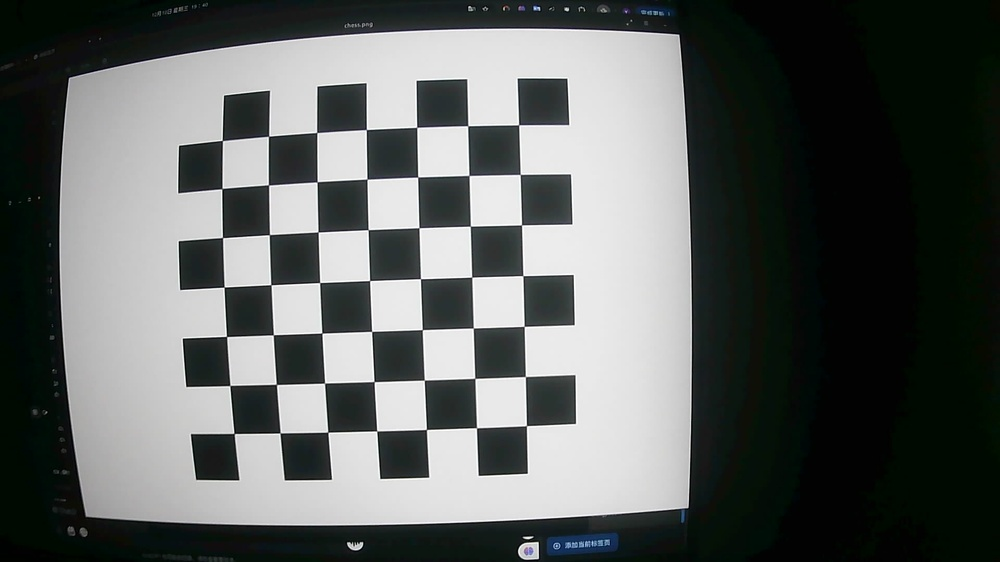
#> input picture imgs/1.jpeg, 1000 x 562 px, shrunk from 1920 x 1080 before the run; its folder holds only this picture in this run
$ python calibrate.py
#> lines starting #> are read from the running program, lines starting #| are printed output that depends on the picture; long printed decimals are rounded
import numpy as np
import cv2 as cv
import glob

# 定义终止条件
criteria = (cv.TERM_CRITERIA_EPS + cv.TERM_CRITERIA_MAX_ITER, 30, 0.001)

# 准备棋盘格角点的对象点
W_num = 7  # 横向角点数
H_num = 7  # 纵向角点数
objp = np.zeros((W_num * H_num, 3), np.float32)
objp[:, :2] = np.mgrid[0:W_num, 0:H_num].T.reshape(-1, 2)

# 用于存储所有图像的对象点和图像点的数组
objpoints = []  # 真实世界中的三维点
imgpoints = []  # 图像平面中的二维点

# 获取imgs目录下所有的图像文件路径
image_files = glob.glob('imgs/*.jpeg')  # 可以根据需要修改路径和扩展名

for fname in image_files:
    # 读取图像
    img = cv.imread(fname, cv.IMREAD_COLOR)
#> img is the input picture: shape (562, 1000, 3); mean B, G, R 96.2, 98, 94.2
    if img is None:
        print(f"无法加载图像: {fname}")
        continue

    another = img.copy()

    # 将图像转换为灰度图像
    gray = cv.cvtColor(img, cv.COLOR_BGR2GRAY)

    # 寻找棋盘格角点
    ret, corners = cv.findChessboardCorners(gray, (W_num, H_num), None)
#> ret = True; corners = 49 rows, first 8: [526.5, 425.6], [476.5, 427.8], [426.4, 429.5], [376.8, 431], [327.8, 432.1], [280, 432.9], [234.2, 433.5], [525.4, 376.6]

    # 如果找到，添加对象点和图像点（并对它们进行细化）
    if ret:
        objpoints.append(objp)
        corners2 = cv.cornerSubPix(gray, corners, (11, 11), (-1, -1), criteria)
#> corners2 = 49 rows, first 8: [526.4, 425.7], [476.5, 427.7], [426.4, 429.5], [376.7, 430.9], [327.8, 432.2], [280.1, 432.9], [234.1, 433.5], [525.3, 376.5]
        imgpoints.append(corners2)

        # 绘制并显示角点
        # cv.drawChessboardCorners(img, (W_num, H_num), corners2, ret)
        # cv.imshow(f"Chessboard {fname}", img)
        # cv.waitKey(100)  # 每张图像显示100ms

# 进行相机标定
ret, mtx, dist, rvecs, tvecs = cv.calibrateCamera(objpoints, imgpoints, gray.shape[::-1], None, None)
#> ret = 0.0828; mtx = [[1094.5, 0, 537.8], [0, 1095, 367.4], [0, 0, 1]]; dist = [[-0.702, 0.263, -0.015, -0.0194, -0.459]]; rvecs = ([-0.146, -0.233, 3.1],); tvecs = ([-0.224, 1.17, 21.86],)

# 打印畸变参数和相机内参
print("Distortion Coefficients:\n", dist)
#| Distortion Coefficients:
#|  [[-0.7023  0.2631 -0.01504 -0.01941 -0.4589]]
print("Camera Matrix:\n", mtx)
#| Camera Matrix:
#|  [[1.09454182e+03 0.00000000e+00 5.37754548e+02]
#|  [0.00000000e+00 1.09504555e+03 3.67357235e+02]
#|  [0.00000000e+00 0.00000000e+00 1.00000000e+00]]

# 获取最优新相机矩阵
print(img.shape)
#| (562, 1000, 3)
h, w = img.shape[:2]
#> h = 562; w = 1000
newcameramtx, roi = cv.getOptimalNewCameraMatrix(mtx, dist, (w, h), 0, (w, h))
#> newcameramtx = [[1094.5, 0, 537.8], [0, 1083.1, 363.4], [0, 0, 1]]; roi = (0, 0, 999, 561)

# 畸变校正
for fname in image_files:
    img = cv.imread(fname, cv.IMREAD_COLOR)
    dst = cv.undistort(img, mtx, dist, None, newcameramtx)
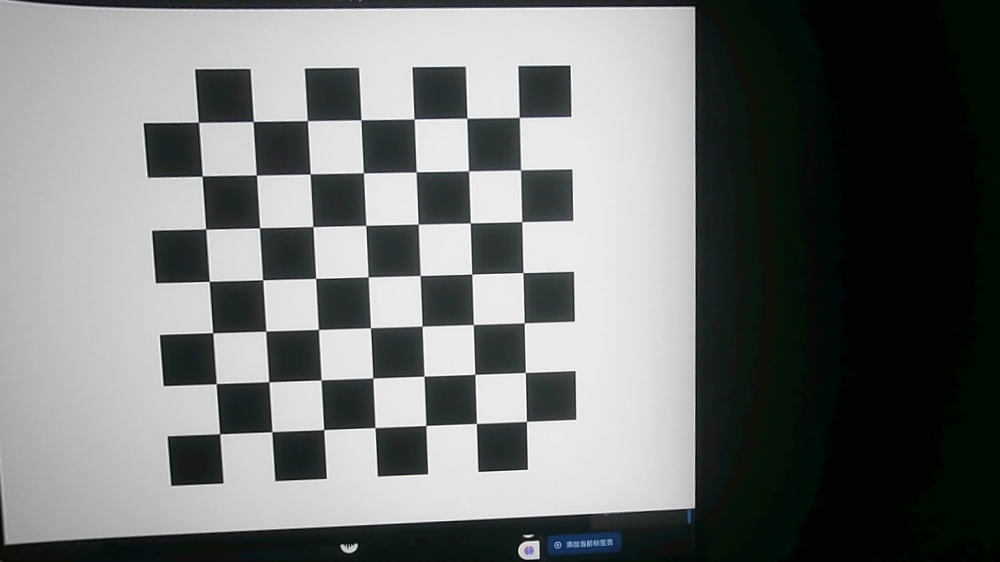
#> dst: shape (562, 1000, 3); mean B, G, R 114.6, 115.5, 112.8

    # 显示原图和校正后的图像
    # cv.imshow(f'Original Image: {fname}', img)
    # cv.imshow(f'Undistorted Image: {fname}', dst)
    # cv.waitKey(0)

cv.destroyAllWindows()

$ run again, on imgs/13.jpeg
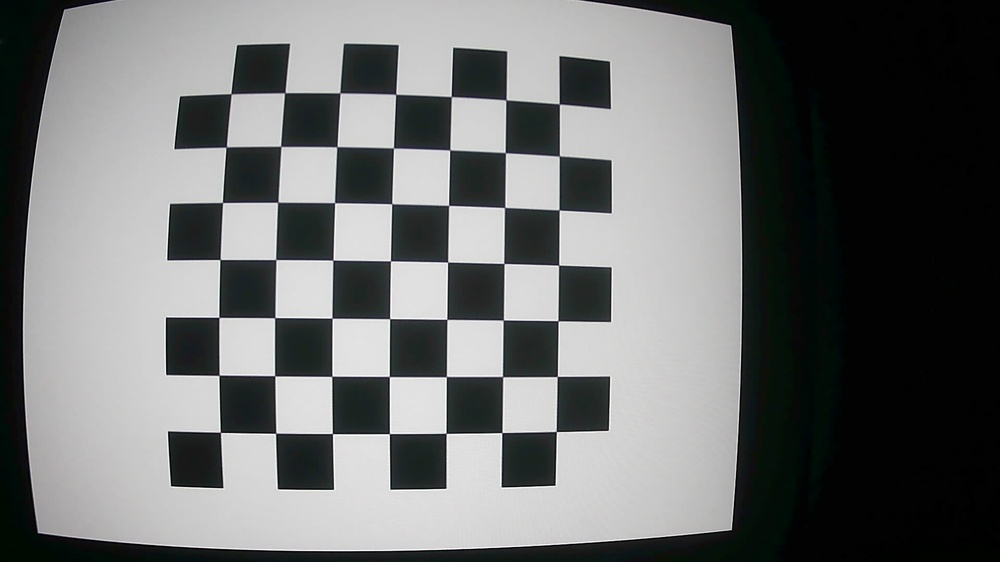
#> input picture imgs/13.jpeg, 1000 x 562 px, shrunk from 1920 x 1080 before the run
#> img is the input picture: shape (562, 1000, 3); mean B, G, R 110.5, 110.8, 109
#> `ret, corners = cv.findChessboardCorners(gray, (W_num, H_num), None)`: ret = True; corners = 49 rows, first 8: [231, 93.71], [284.9, 92.68], [340, 92.81], [395.7, 94.24], [451.3, 96.59], [505.9, 99.85], [559.3, 104], [226.3, 147]
#> corners2 = 49 rows, first 8: [231, 93.74], [284.7, 92.72], [340, 92.86], [395.6, 94.26], [451.3, 96.59], [505.9, 99.83], [559.3, 103.9], [226.2, 147]
#> `ret, mtx, dist, rvecs, tvecs = cv.calibrateCamera(objpoints, imgpoints..`: ret = 0.0716; mtx = [[823.7, 0, 463.8], [0, 812.7, 372.8], [0, 0, 1]]; dist = [[-0.37, -0.0664, -0.0143, 0.0199, 0.322]]; rvecs = ([0.0347, -0.21, 0.0048],); tvecs = ([-4.17, -4.93, 13.21],)
#| Distortion Coefficients:
#|  [[-0.3701 -0.06638 -0.01431  0.01994  0.3224]]
#| Camera Matrix:
#|  [[823.733   0.         463.795]
#|  [  0.         812.675 372.774]
#|  [  0.           0.           1.        ]]
#| (562, 1000, 3)
#> newcameramtx = [[696.1, 0, 491.2], [0, 768.2, 377.5], [0, 0, 1]]; roi = (0, 0, 999, 561)
#> `dst = cv.undistort(img, mtx, dist, None, newcameramtx)`:
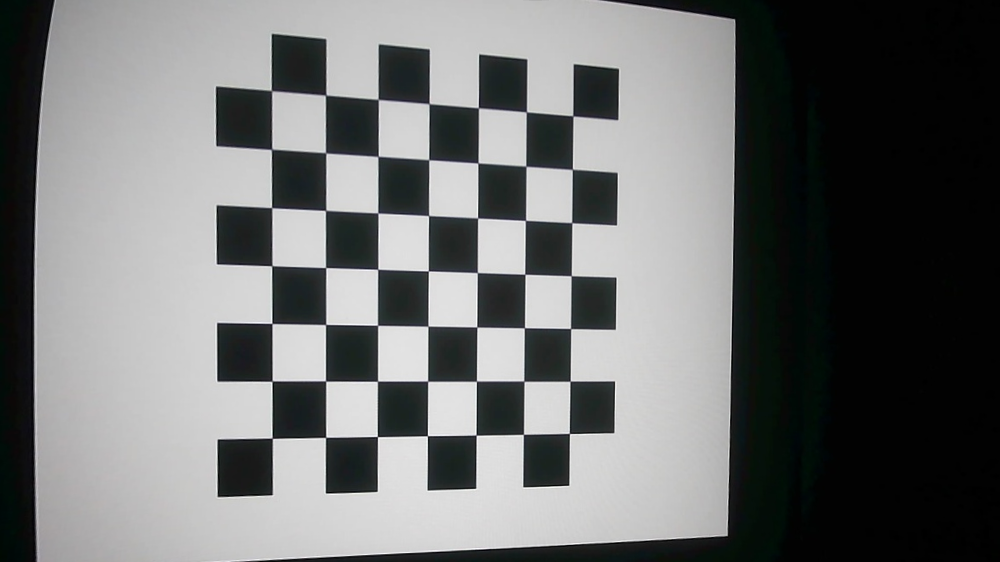
#> dst: shape (562, 1000, 3); mean B, G, R 112.2, 112.5, 110.9

$ run again, on imgs/14.jpeg
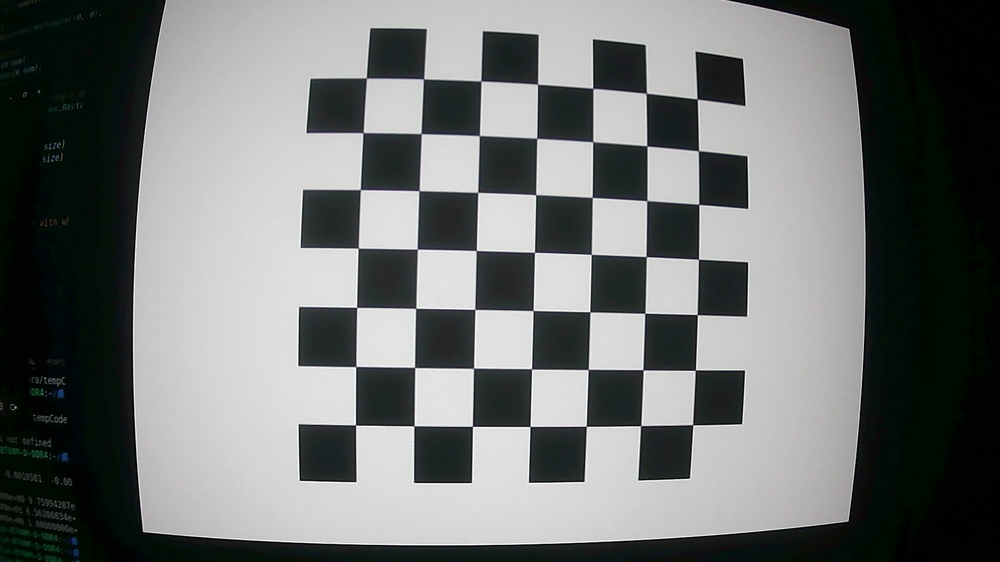
#> input picture imgs/14.jpeg, 1000 x 562 px, shrunk from 1920 x 1080 before the run
#> img is the input picture: shape (562, 1000, 3); mean B, G, R 113.1, 114.2, 111.2
#> `ret, corners = cv.findChessboardCorners(gray, (W_num, H_num), None)`: ret = True; corners = 49 rows, first 8: [366.4, 77.94], [423.5, 78.92], [481, 80.92], [537.5, 84.05], [592.9, 88.28], [646.3, 93.2], [697, 99.07], [363.2, 132.7]
#> corners2 = 49 rows, first 8: [366.4, 78], [423.5, 78.91], [481, 80.95], [537.5, 84.18], [592.8, 88.29], [646.3, 93.29], [697.2, 99.06], [363, 132.6]
#> `ret, mtx, dist, rvecs, tvecs = cv.calibrateCamera(objpoints, imgpoints..`: ret = 0.0712; mtx = [[708, 0, 464.3], [0, 705.8, 327.9], [0, 0, 1]]; dist = [[-0.293, 0.038, 0.00473, 0.0149, -0.05]]; rvecs = ([0.044, -0.11, 0.0195],); tvecs = ([-1.72, -4.34, 11.57],)
#| Distortion Coefficients:
#|  [[-0.2927  0.03796  0.004726  0.01491 -0.05005]]
#| Camera Matrix:
#|  [[707.979   0.         464.323]
#|  [  0.         705.820 327.867 ]
#|  [  0.           0.           1.        ]]
#| (562, 1000, 3)
#> newcameramtx = [[708, 0, 464.3], [0, 705.8, 327.9], [0, 0, 1]]; roi = (0, 0, 999, 561)
#> `dst = cv.undistort(img, mtx, dist, None, newcameramtx)`:
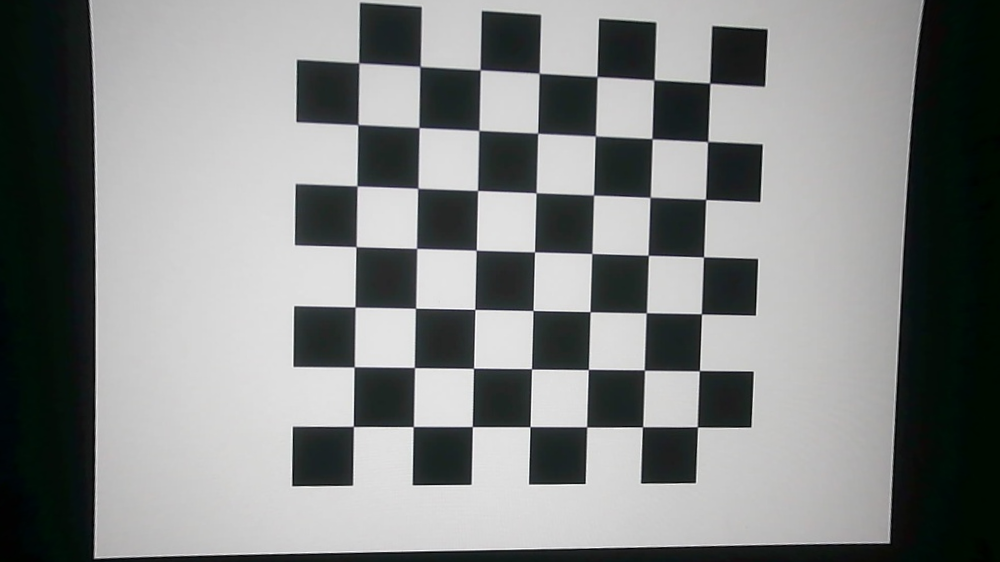
#> dst: shape (562, 1000, 3); mean B, G, R 130.7, 131.4, 128.9

$ run again, on imgs/15.jpeg
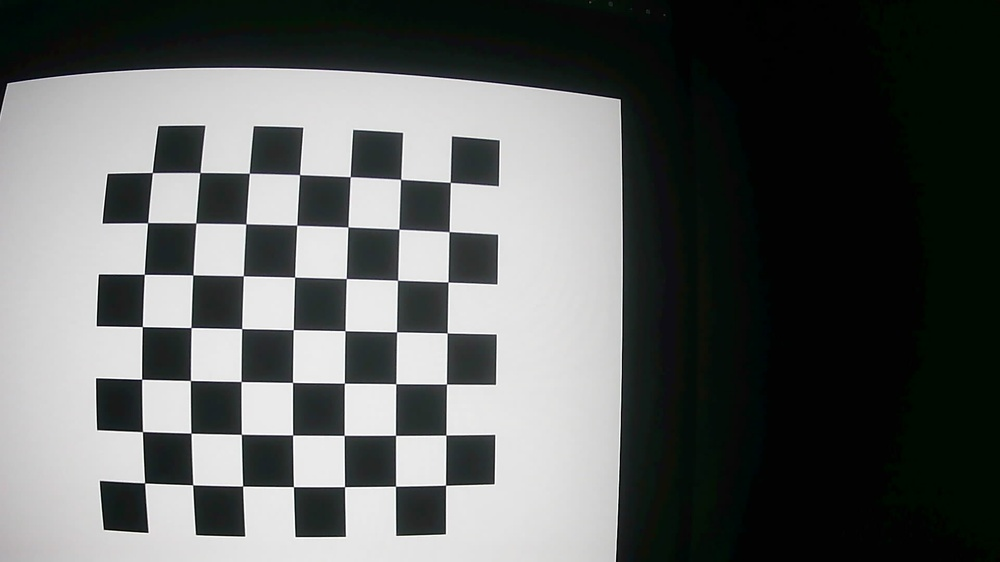
#> input picture imgs/15.jpeg, 1000 x 562 px, shrunk from 1920 x 1080 before the run
#> img is the input picture: shape (562, 1000, 3); mean B, G, R 95.7, 97, 94.1
#> `ret, corners = cv.findChessboardCorners(gray, (W_num, H_num), None)`: ret = True; corners = 49 rows, first 8: [152.3, 172.5], [200, 172.6], [249.3, 173.2], [299.5, 174.6], [350.3, 176.7], [400.6, 179.4], [450.2, 182.4], [147.6, 222.7]
#> corners2 = 49 rows, first 8: [152.3, 172.6], [199.8, 172.5], [249.3, 173.3], [299.5, 174.6], [350.2, 176.7], [400.6, 179.3], [450.3, 182.4], [147.6, 222.7]
#> `ret, mtx, dist, rvecs, tvecs = cv.calibrateCamera(objpoints, imgpoints..`: ret = 0.599; mtx = [[3568.7, 0, 540.3], [0, 3036.4, 282.5], [0, 0, 1]]; dist = [[-3.03, -258.7, 0.116, -0.158, 6247.8]]; rvecs = ([-0.0516, -0.637, 0.0218],); tvecs = ([-6.34, -2.24, 56.46],)
#| Distortion Coefficients:
#|  [[-3.02848388e+00 -2.58652080e+02  1.16050522e-01 -1.57755794e-01
#|    6.24780654e+03]]
#| Camera Matrix:
#|  [[3.56868121e+03 0.00000000e+00 5.40296036e+02]
#|  [0.00000000e+00 3.03639466e+03 2.82480337e+02]
#|  [0.00000000e+00 0.00000000e+00 1.00000000e+00]]
#| (562, 1000, 3)
#> newcameramtx = [[3102.1, 0, 494.1], [0, 2894.7, 294.3], [0, 0, 1]]; roi = (0, 0, 999, 561)
#> `dst = cv.undistort(img, mtx, dist, None, newcameramtx)`:
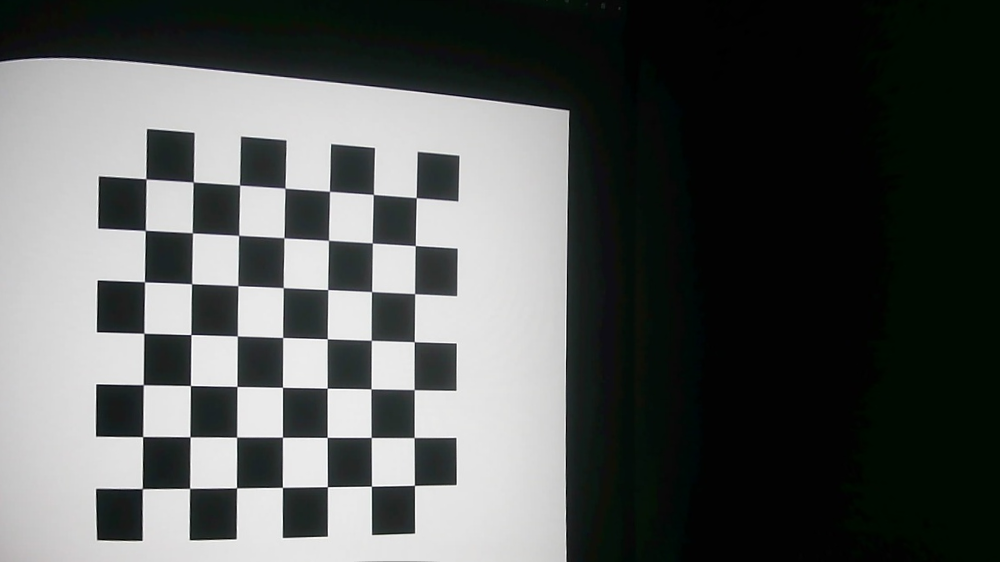
#> dst: shape (562, 1000, 3); mean B, G, R 87.5, 89, 86

$ run again, on imgs/10.jpeg
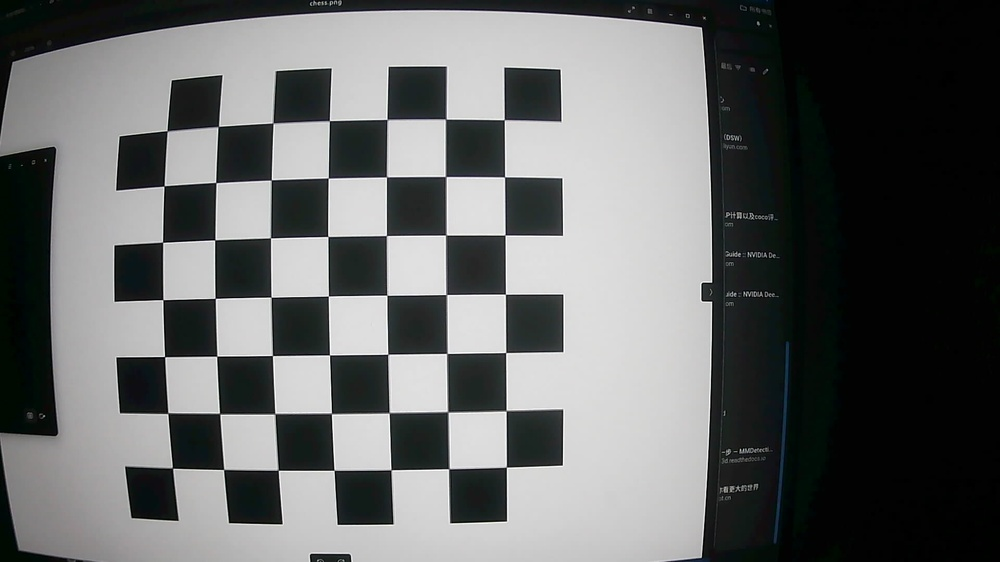
#> input picture imgs/10.jpeg, 1000 x 562 px, shrunk from 1920 x 1080 before the run
#> img is the input picture: shape (562, 1000, 3); mean B, G, R 102.9, 103.2, 101.3
#> `ret, corners = cv.findChessboardCorners(gray, (W_num, H_num), None)`: ret = True; corners = 49 rows, first 8: [506.4, 467.1], [448.9, 468.7], [391, 469.8], [334.1, 470.3], [278.2, 470.2], [223.6, 469.5], [172.4, 468], [506.1, 410.7]
#> corners2 = 49 rows, first 8: [506.4, 467.1], [448.7, 468.7], [391, 469.7], [334, 470.3], [278.1, 470.2], [223.6, 469.5], [172.5, 468.1], [506.1, 410.6]
#> `ret, mtx, dist, rvecs, tvecs = cv.calibrateCamera(objpoints, imgpoints..`: ret = 0.242; mtx = [[1381.4, 0, 544.2], [0, 1373.1, 382.2], [0, 0, 1]]; dist = [[-1.07, 0.428, -0.0378, -0.0309, -1.29]]; rvecs = ([-0.292, -0.18, 3.11],); tvecs = ([-0.652, 1.48, 23.71],)
#| Distortion Coefficients:
#|  [[-1.069  0.4281    -0.03777 -0.03094 -1.295]]
#| Camera Matrix:
#|  [[1.38140864e+03 0.00000000e+00 5.44241557e+02]
#|  [0.00000000e+00 1.37310158e+03 3.82246917e+02]
#|  [0.00000000e+00 0.00000000e+00 1.00000000e+00]]
#| (562, 1000, 3)
#> newcameramtx = [[1381.4, 0, 544.2], [0, 1357.9, 378], [0, 0, 1]]; roi = (0, 0, 999, 561)
#> `dst = cv.undistort(img, mtx, dist, None, newcameramtx)`:
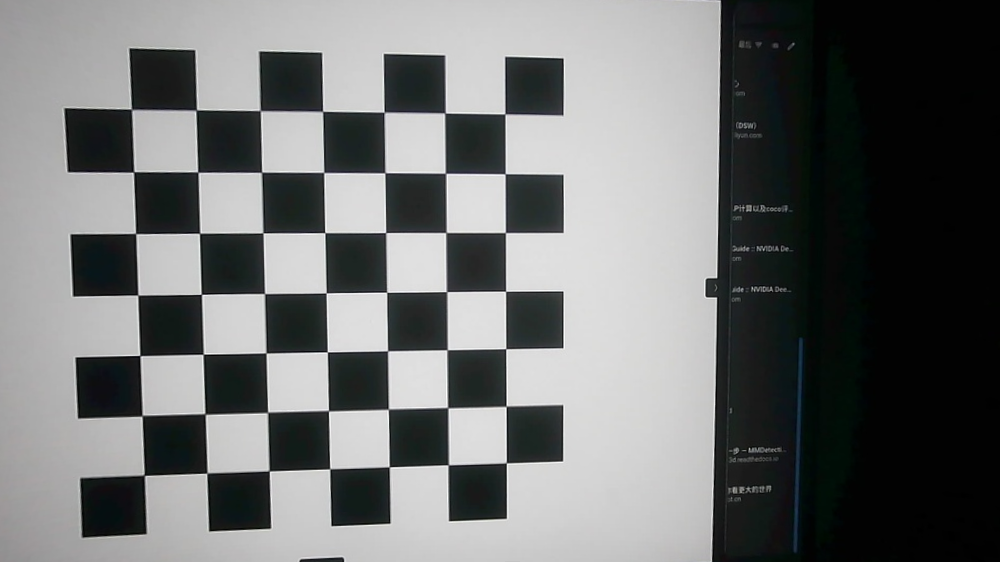
#> dst: shape (562, 1000, 3); mean B, G, R 112.3, 112.5, 110.6
